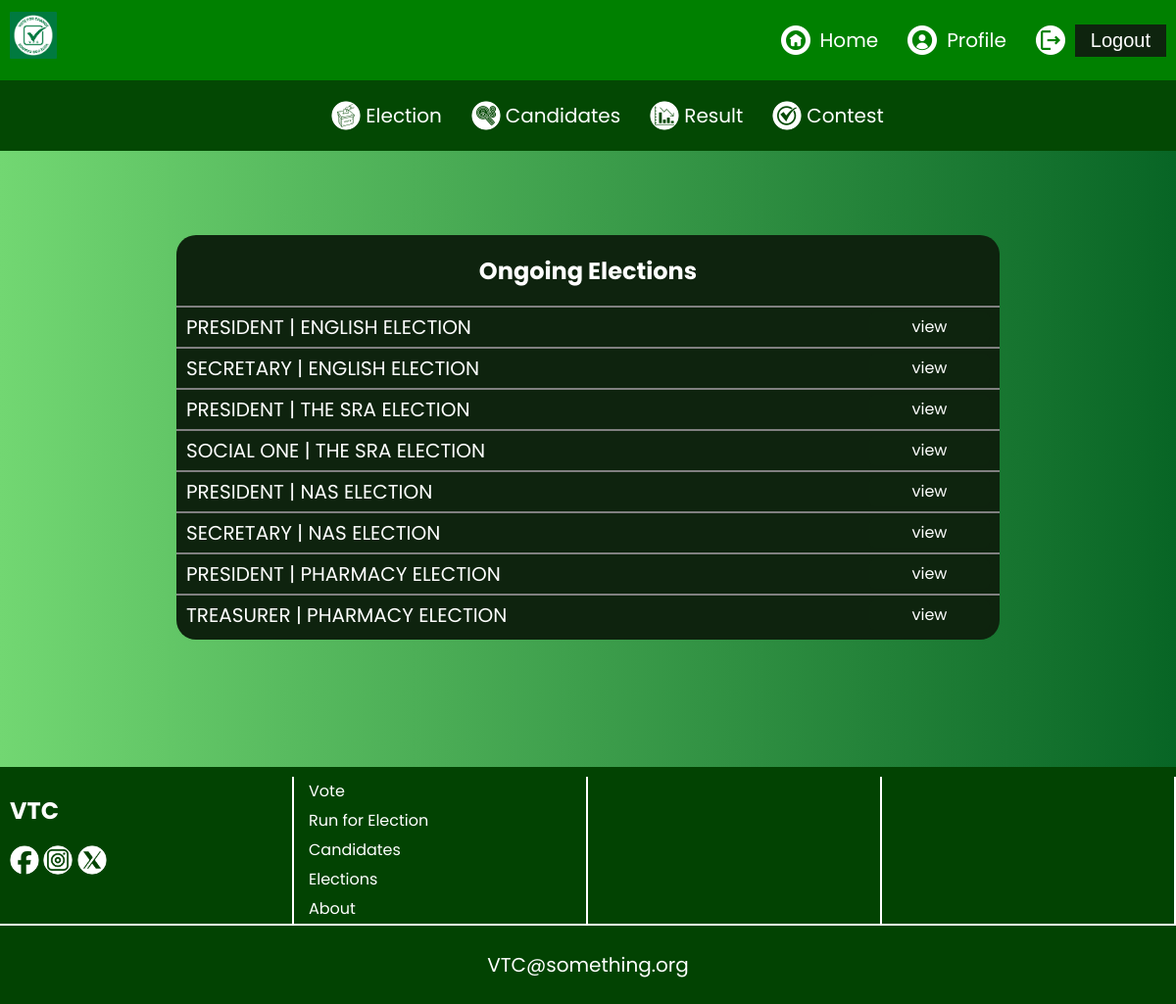
The page /election/ (signed in) on the database its author committed.
### votingApp/models.py (models this page shows, shortened)
class Position(models.Model):
    election = models.ForeignKey(Election, on_delete=models.CASCADE, related_name="positions")
    title = models.CharField(max_length=200)

class Election(models.Model):
    title = models.CharField(max_length=200, verbose_name="Election Title")
    scope = models.CharField(max_length=500, choices=scope_list, default="school")
    department = models.CharField(max_length=100, null=True, blank=True, choices=Student.department_list)
    faculty = models.CharField(max_length=100, null=True, blank=True, choices=Student.faculty_list)
    description = models.TextField(blank=True, verbose_name="Description")
    start_date = models.DateTimeField(verbose_name="Start Date")
    end_date = models.DateTimeField(verbose_name="End Date")
    is_active = models.BooleanField(default=True, verbose_name="Is Active")
    class Meta:
        verbose_name = "Election"
        verbose_name_plural = "Elections"
        ordering = ["-start_date"]

### votingApp/views.py (the view)
# urls.py: path("election/", ElectionView.as_view(), name="election"),
class ElectionView(ListView):
    model = Position
    template_name = "election.html"

### votingApp/templates/election.html
    {% extends "base.html" %}
    {% load static %}
    {% block extra_css %}<link rel="stylesheet" href="{% static "extra.css" %}">{% endblock  %}
    {% block content %}
    {% if user.is_authenticated %}
<section class="main-body">
        <div class="ongoing-elections">
            <h2>Ongoing Elections</h2>
            {% for position in object_list %}
                {% if position.scope == "school" %}
                    <div class="oe1">
                        <p> {{ position.title }} | {{ position.election.title }}</p>
                        <a href="candidates_position/{{ position.pk }}" class="btn">view</a>
                    </div>
                {% else %}
                    <div class="oe1">
                        <p> {{ position.title }} | {{ position.election.title }} </p>
                    <a href="candidates_election/{{ position.pk }}" class="btn">view</a>
                    </div>
                {% endif %}
            {% endfor %}
        </div>
    </section>
    {% else %}
      <div class="big-logo">
        <div class="b-logo">
          <h1 style="font-size: 60px; line-height: 3rem; "><strong>PLs Login before accessing the page</strong></h1>
        </div>
      </div>
    {% endif %}
    {% endblock  %}

### static/main.css (style rules this page uses)
body { margin: 0; min-width: 75rem; padding: 0; font-family:'Poppins', sans-serif; background-color: rgb(247, 252, 249); line-height: 1.875rem; }
a { text-decoration: none; color: white; }
p { font-size: 1.25rem; }
.btn { border: 0; border-radius: 0.312rem; background-color: rgb(14, 36, 14); color: white; text-align: center; }
.ongoing-elections { width: 80%; background-color: rgb(14, 35, 14); margin: 6.25rem auto; border-radius: 1.25rem; text-align: center; padding-bottom: 0.312rem; color: white; padding-top: 0.125rem; }
.oe1 { display: flex; justify-content: space-between; align-items: center; padding: 0.5rem 0.625rem; border-top: 0.125rem solid gray; height: 2.5rem; margin: 0; }
.oe1 a { border: 0; width: 20%; }
.home-body { background: linear-gradient(90deg, rgb(114, 215, 114), rgb(8, 101, 37)); background-attachment: fixed; background-repeat: no-repeat; background-size: cover; }

### static/extra.css (style rules this page uses)
body { margin: 0; min-width: 1000px; padding: 0; font-family:'Poppins', sans-serif; background-color: rgb(247, 252, 249); line-height:1.875rem; }
.btn { border: 0; border-radius: 5px; background-color: rgb(14, 36, 14); color: white; }
a { text-decoration: none; color: rgb(255, 255, 255); }
.main-body { margin-top: 140px; display: flex; justify-content: center; flex-direction: column; }
.ongoing-elections { width: 70%; background-color: rgb(14, 35, 14); margin: 6.25rem auto; border-radius: 1.25rem; text-align: center; padding-bottom: 5px; color: white; padding-top: 2px; }
.oe1 { display: flex; justify-content: space-between; align-items: center; padding: 0px 0.625rem; border-top: 2px solid gray; height: 2.5rem; text-align: center; }
.oe1 a { border: 0; width: 15%; }

### rows shown on the page
Position: title "PRESIDENT", election "ENGLISH ELECTION"
Position: title "SECRETARY", election "ENGLISH ELECTION"
Position: title "PRESIDENT", election "THE SRA ELECTION"
Position: title "SOCIAL ONE", election "THE SRA ELECTION"
Position: title "PRESIDENT", election "NAS ELECTION"
Position: title "SECRETARY", election "NAS ELECTION"
Position: title "PRESIDENT", election "PHARMACY ELECTION"
Position: title "TREASURER", election "PHARMACY ELECTION"
